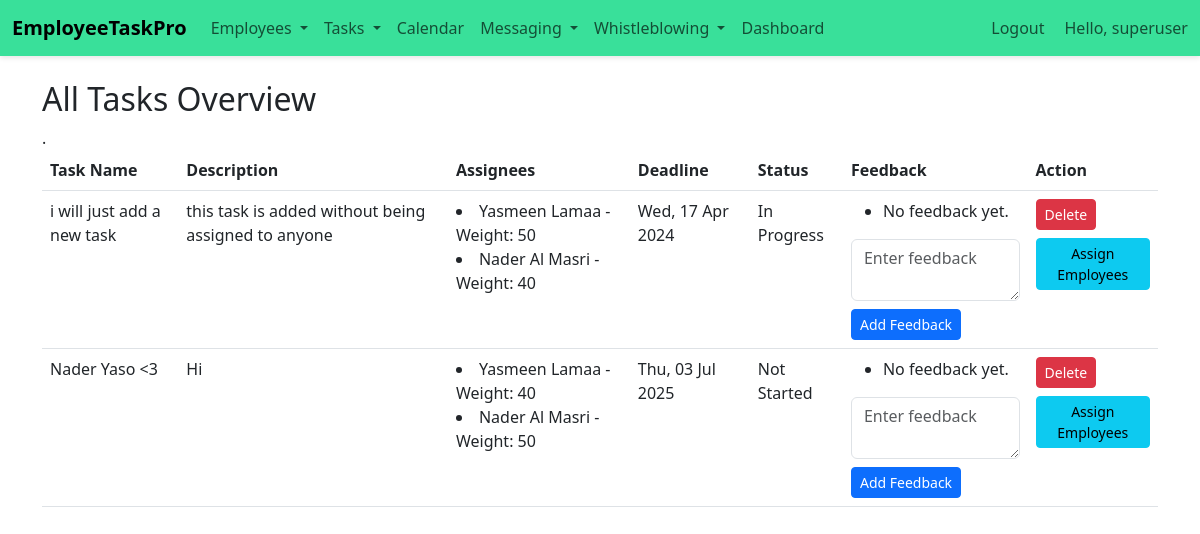
/emp/hr-tasks/ (signed in), run on the app's committed database.
### emp/models.py (models this page shows, shortened)
class Task(models.Model):
    title = models.CharField(max_length=200)
    description = models.TextField(blank=True, null=True)
    deadline = models.DateTimeField(null=True, blank=True)
    feedback = models.TextField(blank=True, null=True)
    urgency = models.CharField(
        max_length=50,
        choices=[('Low', 'Low'), ('Medium', 'Medium'), ('High', 'High')],
        default='Low'
    )
    status = models.CharField(
        max_length=50,
        choices=[('Not Started', 'Not Started'), ('In Progress', 'In Progress'), ('Completed', 'Completed')],
        default='Not Started'
    )
    date_created = models.DateTimeField(default=timezone.now)
    date_updated = models.DateTimeField(auto_now=True)

class TaskAssignee(models.Model):
    task = models.ForeignKey('Task', on_delete=models.CASCADE)
    emp = models.ForeignKey('Emp', on_delete=models.CASCADE)
    weight = models.IntegerField(help_text='Percentage of task responsibility')
    class Meta:
        unique_together = ('task', 'emp')

class Emp(models.Model):
    firstname=models.CharField(max_length=200)
    fathername=models.CharField(max_length=200)
    lastname=models.CharField(max_length=200)
    gender = models.TextField(blank=True,null= True)
    dob = models.DateField(blank=True,null= True)
    emp_id=models.CharField(max_length=200)
    phone = models.CharField(max_length=20, null=True)
    email = models.EmailField(null=True)
    date_hired = models.DateField(default=timezone.now)
    salary = models.FloatField(default=0)
    date_added = models.DateTimeField(default=timezone.now)
    date_updated = models.DateTimeField(auto_now=True)
    address = models.CharField(max_length=100, null=True)
    status=models.BooleanField(default=True)
    department=models.CharField(max_length=200, null=True)
    user = models.OneToOneField(User, on_delete=models.CASCADE, null=True)

### emp/views.py (the view)
# urls.py: path('hr-tasks/', hr_task_overview, name='hr_task_overview'),
@login_required
def hr_task_overview(request):
    if not request.user.groups.filter(name='HR').exists():
        return redirect('emp:emp_home')  # Adjust the redirect as needed
    tasks = Task.objects.all().prefetch_related('taskassignee_set__emp')
    context = {'tasks': tasks}
    return render(request, 'emp/hr_task_overview.html', context)

### emp/context_processors.py (called while the page is built)
def user_roles(request):
    is_hr_or_manager = request.user.groups.filter(name__in=['HR', 'Manager']).exists()
    is_employee = request.user.groups.filter(name='Employee').exists()
    return {
        'is_hr_or_manager': is_hr_or_manager,
        'is_employee': is_employee,
    }

### templates/emp/hr_task_overview.html (shortened to what this page needs)
{% load static %}
<!doctype html>
<html lang="en">
<head>
    <link href="https://cdn.jsdelivr.net/npm/bootstrap@5.2.2/dist/css/bootstrap.min.css"
          rel="stylesheet"
>
</head>
<body>
{% include 'emp/navbar.html' %}
<div class="container my-4">
    <h2>All Tasks Overview</h2>
    <table class="table">
        <thead>
            <tr>
                <th>Task Name</th>
                <th>Description</th>
                <th>Assignees</th>
                <th>Deadline</th>
                <th>Status</th>
                <th>Feedback</th>.
                <th>Action</th>
            </tr>
        </thead>
        <tbody>
            {% for task in tasks %}
            <tr>
                <td>{{ task.title }}</td>
                <td>{{ task.description }}</td>
                <td>
                    {% for assignee in task.taskassignee_set.all %}
                        <li>{{ assignee.emp.firstname }} {{ assignee.emp.lastname }} - Weight: {{ assignee.weight }}</li>
                    {% endfor %}
                </td>
                <td>{{ task.deadline|date:"D, d M Y" }}</td>
                <td>{{ task.status }}</td>
                <td>
                    <ul>
                        {% for feedback in task.feedbacks.all %}
                        <li><strong>{{ feedback.created_by.username }}:</strong> {{ feedback.content }} ({{ feedback.created_at|date:"Y-m-d H:i" }})</li>
                        {% empty %}
                        <li>No feedback yet.</li>
                        {% endfor %}
                    </ul>
                    <form action="{% url 'emp:add_task_feedback' task.id %}" method="post">
                        <textarea name="feedback" class="form-control mb-2" placeholder="Enter feedback"></textarea>
                        <button type="submit" class="btn btn-primary btn-sm">Add Feedback</button>
                    </form>
                </td>
                <td>
                    <form action="{% url 'emp:delete_task' task.id %}" method="post" onsubmit="return confirm('Are you sure you want to delete this task?');">
                        <button type="submit" class="btn btn-danger btn-sm">Delete</button>
                    </form>
                    <a href="{% url 'emp:assign_task' task.id %}" class="btn btn-info btn-sm mt-2">Assign Employees</a>
                </td>
            </tr>
            {% empty %}
            <tr>
                <td colspan="6" class="text-center">No tasks available.</td>
            </tr>
            {% endfor %}
        </tbody>
    </table>
</div>
</body>
</html>

### templates/emp/navbar.html (shortened to what this page needs)
{% load static %}
<!DOCTYPE html>
<html lang="en">
<head>
    <link rel="stylesheet" href="{% static 'css/navbar.css' %}">
    <link href="https://cdn.jsdelivr.net/npm/bootstrap@5.3.0/dist/css/bootstrap.min.css" rel="stylesheet">
</head>
<body>
    <nav class="navbar navbar-expand-lg" style="background-color: #39e09a;">
        <div class="container-fluid">
            <a class="navbar-brand" href="/emp/emp-dashboard/">EmployeeTaskPro</a>
            <div class="collapse navbar-collapse" id="navbarSupportedContent">
                <ul class="navbar-nav me-auto mb-2 mb-lg-0">
                    {% if is_hr_or_manager %}
                    <li class="nav-item dropdown">
                        <a class="nav-link dropdown-toggle" href="#" id="navbarDropdownMenuLink" role="button" data-bs-toggle="dropdown" aria-expanded="false">
                            Employees
                        </a>
                    </li>
                    <li class="nav-item dropdown">
                        <a class="nav-link dropdown-toggle" href="#" id="navbarDropdownTasks" role="button" data-bs-toggle="dropdown" aria-expanded="false">
                            Tasks
                        </a>
                    </li>
                    <li class="nav-item">
                        <a class="nav-link" href="/emp/calendar/">Calendar</a>
                    </li>
                    {% endif %}
                    <li class="nav-item dropdown">
                        <a class="nav-link dropdown-toggle" href="#" id="navbarDropdownMessaging" role="button" data-bs-toggle="dropdown" aria-expanded="false">
                            Messaging
                        </a>
                    </li>
                    {% if request.user.is_authenticated %}
                    <li class="nav-item dropdown">
                        <a class="nav-link dropdown-toggle" href="#" id="navbarDropdownWhistleblowing" role="button" data-bs-toggle="dropdown" aria-expanded="false">
                            Whistleblowing
                        </a>
                    </li>
                    {% endif %}
                    <li class="nav-item">
                        <a class="nav-link" href="/emp/emp-dashboard/">Dashboard</a>
                    </li>
                </ul>
                <ul class="navbar-nav ms-auto mb-2 mb-lg-0">
                    {% if request.user.is_authenticated %}
                    <li class="nav-item">
                        <form action="{% url 'logout' %}" method="post">
                            <button type="submit" class="btn btn-link nav-link" style="padding: 0; border: none; background: none; margin-right: 20px;">Logout</button>
                        </form>
                    </li>
                    {% else %}
                    <li class="nav-item">
                        <a class="nav-link" href="{% url 'emp:custom_login' %}">Login</a>
                    </li>
                    {% endif %}
                    <li class="nav-item">
                        <span class="navbar-text mr-3">
                        Hello, {{ request.user.username }}
                        </span>
                    </li>
                </ul>
            </div>
        </div>
    </nav>
</body>
</html>

### static/css/navbar.css (style rules this page uses)
body { font-family: 'Arial', sans-serif; margin: 0; padding: 0; background: #f4f4f4; }
.navbar { box-shadow: 0 2px 5px rgba(0,0,0,0.1); font-size: 16px; }
.navbar-brand { font-weight: bold; color: #ffffff; }
.nav-link { color: #ffffff; transition: color 0.3s; }
.btn-link { color: #ffffff; transition: color 0.3s; }

### data on the page
Task: title "i will just add a new task", description "this task is added without being assigned to anyone", deadline "Wed, 17 Apr 2024", status "In Progress"
TaskAssignee: emp.firstname "Yasmeen", emp.lastname "Lamaa", weight "50"
TaskAssignee: emp.firstname "Nader", emp.lastname "Al Masri", weight "40"
Task: title "Nader Yaso <3", description "Hi", deadline "Thu, 03 Jul 2025", status "Not Started"
TaskAssignee: emp.firstname "Yasmeen", emp.lastname "Lamaa", weight "40"
TaskAssignee: emp.firstname "Nader", emp.lastname "Al Masri", weight "50"

### other printed values
{{ request.user.username }} "superuser"
